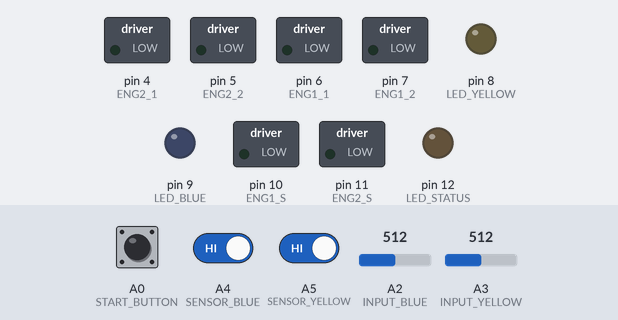
This sketch was run on a simulated Arduino Uno, built with avr-gcc and run on an emulated ATmega328P. On the bench: switched loads named in the sketch (green lamp = pin HIGH), output pins drawn as LEDs (lit = HIGH). Dashed ring = blinking. The inputs (shaded band) are chosen by the test bench; at power-on: A0 (START_BUTTON) HIGH, A2 (INPUT_BLUE) = 512, A3 (INPUT_YELLOW) = 512, A4 (SENSOR_BLUE) HIGH, A5 (SENSOR_YELLOW) HIGH.

Above: at 1.2 s.
1.3 s: A0 (START_BUTTON) pulled LOW for 0.15 s
At 2.5 s:
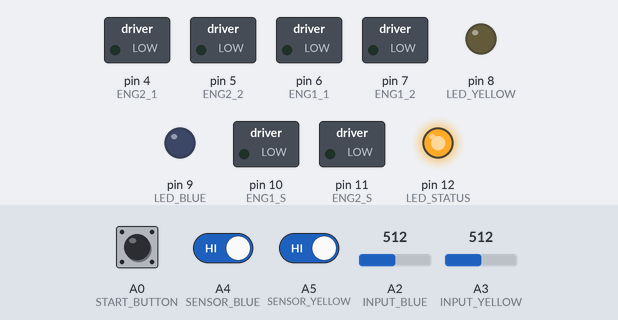
2.9 s: A2 (INPUT_BLUE) set to 533
At 4.1 s:
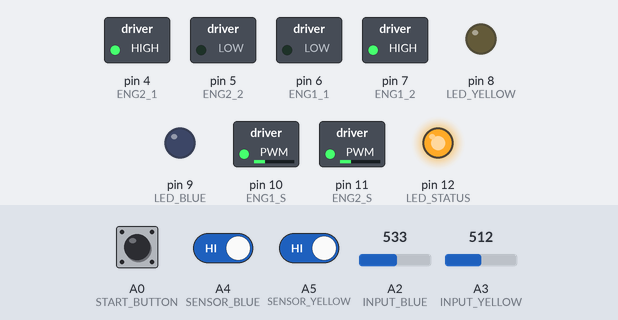
4.4 s: A3 (INPUT_YELLOW) set to 525
At 5.6 s:
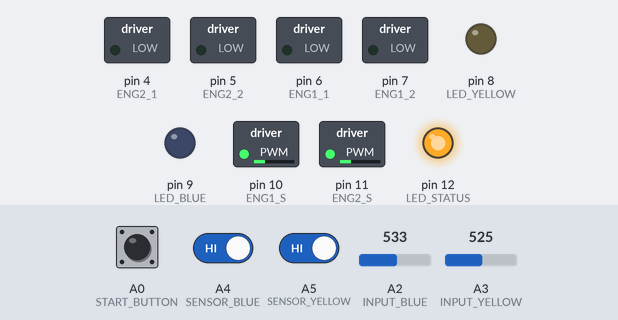
5.9 s: A4 (SENSOR_BLUE) driven LOW
At 7.1 s:
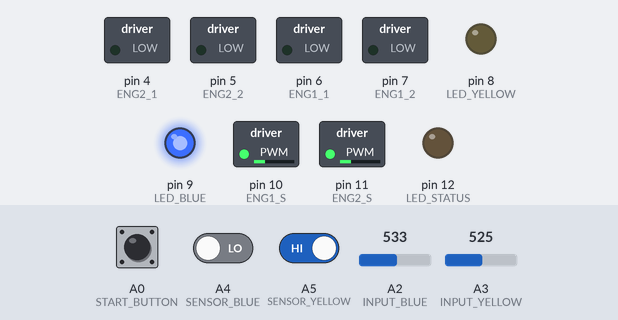
7.4 s: A0 (START_BUTTON) pulled LOW for 3.2 s
At 7.68 s:
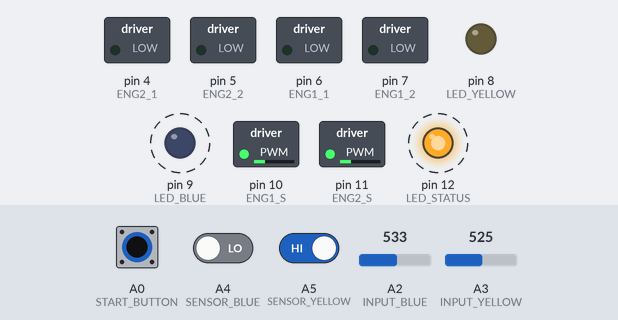
12.1 s: A0 (START_BUTTON) driven LOW and A5 (SENSOR_YELLOW) driven LOW
At 12.33 s:
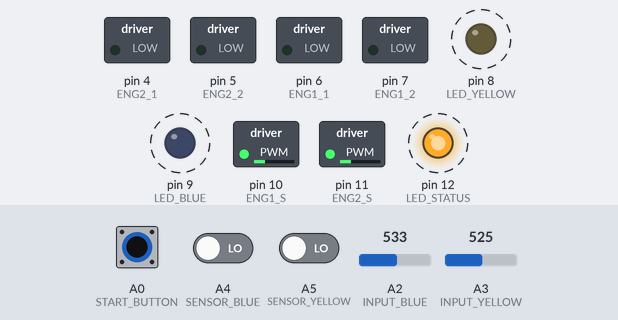
Timing chart, 0 to 16.1 s (numbered marks = the images above; inputs shaded):
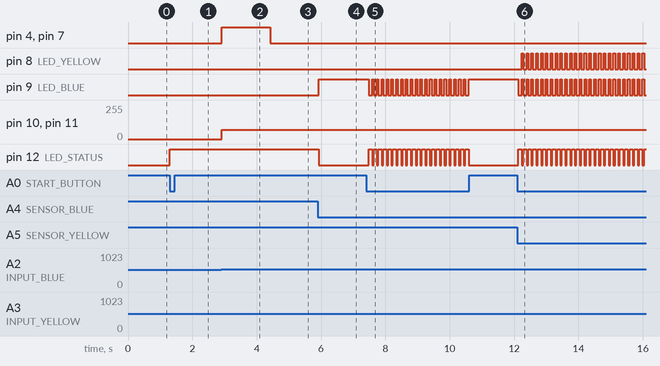

The sketch:

ROBOT_TANK_RACER.ino
```cpp
#define ENG1_1 6
#define ENG1_2 7
#define ENG1_S 10

#define ENG2_1 4
#define ENG2_2 5
#define ENG2_S 11

#define LED_STATUS 12
#define LED_ON 13
#define LED_YELLOW 8
#define LED_BLUE 9

#define START_BUTTON A0

#define SENSOR_YELLOW A5
#define SENSOR_BLUE A4
#define INPUT_YELLOW A3
#define INPUT_BLUE A2

#define MIN_SENSOR_VALUE 100
#define TANK_MIN_SPEED 70
#define TANK_MAX_SPEED 100

int STATUS = 0;


void setup() {
  // put your setup code here, to run once:
  pinMode(ENG1_1, OUTPUT);
  pinMode(ENG1_2, OUTPUT);
  pinMode(ENG2_1, OUTPUT);
  pinMode(ENG2_2, OUTPUT);
  pinMode(ENG1_S, OUTPUT);
  pinMode(ENG2_S, OUTPUT);

  pinMode(LED_STATUS, OUTPUT);
  pinMode(LED_YELLOW, OUTPUT);
  pinMode(LED_BLUE, OUTPUT);

  pinMode(START_BUTTON, INPUT_PULLUP);
  pinMode(SENSOR_YELLOW, INPUT_PULLUP);
  pinMode(SENSOR_BLUE, INPUT_PULLUP);
  pinMode(INPUT_YELLOW, INPUT);
  pinMode(INPUT_BLUE, INPUT);

  digitalWrite(LED_ON, HIGH);
  digitalWrite(LED_STATUS, LOW);
}

void loop() {


  if(STATUS == 0)
  {
    stop();
    if(digitalRead(START_BUTTON) == LOW)
    {
      STATUS = 1;
      digitalWrite(LED_STATUS, HIGH);
      digitalWrite(LED_YELLOW, LOW);
      digitalWrite(LED_BLUE, LOW);
    }
    delay(100);
  }
  else
  {

    if(digitalRead(SENSOR_YELLOW) == LOW)
    {
      stop();
      STATUS = 0;
      digitalWrite(LED_STATUS, LOW);
      digitalWrite(LED_YELLOW, HIGH);
    }
    if(digitalRead(SENSOR_BLUE) == LOW)
    {
      stop();
      STATUS = 0;
      digitalWrite(LED_STATUS, LOW);
      digitalWrite(LED_BLUE, HIGH);
    }


    if(STATUS == 1)
    {
      int input_yellow = readInputYellow();
      int input_blue = readInputBlue();

      if(input_yellow == input_blue)
      {
        stop();
      }
      else
      {
        if(input_yellow > input_blue)
        {
          int dif = input_yellow - input_blue;
          int speed = map(dif, 0, 100, TANK_MIN_SPEED, TANK_MAX_SPEED);
          goRight(speed);
        }
        else
        {
          int dif = input_blue - input_yellow;
          int speed = map(dif, 0, 100, TANK_MIN_SPEED, TANK_MAX_SPEED);
          goLeft(speed);
        }
      }
    }

    delay(50);

  }

}

int readInputYellow()
{
  int sensorValue = analogRead(INPUT_YELLOW);
  if(sensorValue > MIN_SENSOR_VALUE)
  {
    int percent = map(sensorValue, MIN_SENSOR_VALUE, 1023, 0, 100);
    return percent;
  }
  return 0;

}

int readInputBlue()
{
  int sensorValue = analogRead(INPUT_BLUE);
  if(sensorValue > MIN_SENSOR_VALUE)
  {
    int percent = map(sensorValue, MIN_SENSOR_VALUE, 1023, 0, 100);
    return percent;
  }
  return 0;

}

void stop()
{
  digitalWrite(ENG1_1, LOW);
  digitalWrite(ENG1_2, LOW);

  digitalWrite(ENG2_1, LOW);
  digitalWrite(ENG2_2, LOW);
}

void goRight(int speed)
{
  analogWrite(ENG1_S, speed);
  analogWrite(ENG2_S, speed);

  digitalWrite(ENG1_1, HIGH);
  digitalWrite(ENG1_2, LOW);

  digitalWrite(ENG2_1, LOW);
  digitalWrite(ENG2_2, HIGH);
}

void goLeft(int speed)
{
  analogWrite(ENG1_S, speed);
  analogWrite(ENG2_S, speed);

  digitalWrite(ENG1_1, LOW);
  digitalWrite(ENG1_2, HIGH);

  digitalWrite(ENG2_1, HIGH);
  digitalWrite(ENG2_2, LOW);
}
```

Measured:
- the behaviour switches between 515 and 516 on A2 (INPUT_BLUE) (found by bisection; images 1 and 2)
- the behaviour switches between 524 and 525 on A3 (INPUT_YELLOW) (found by bisection; images 2 and 3)
- after the input at 1.3 s, pin 12 (LED_STATUS): LOW → HIGH at once
- after the input at 2.9 s, pin 4 (ENG2_1), pin 7 (ENG1_2): LOW → HIGH at once; pin 10 (ENG1_S), pin 11 (ENG2_S): 0/255 → 70/255 at once
- after the input at 4.4 s, pin 4 (ENG2_1), pin 7 (ENG1_2): HIGH → LOW at once
- after the input at 5.9 s, pin 9 (LED_BLUE): LOW → HIGH at once; pin 12 (LED_STATUS): HIGH → LOW at once
- after the input at 7.4 s, pin 9 (LED_BLUE): alternates HIGH for 0.05 s and LOW for 0.10 s, 42 changes in all, then stays HIGH, starting after 0.09 s; pin 12 (LED_STATUS): alternates HIGH for 0.10 s and LOW for 0.05 s, 42 changes in all, then stays LOW, starting after 0.09 s
- after the input at 12.1 s, pin 8 (LED_YELLOW): alternates HIGH for 0.05 s and LOW for 0.10 s, starting after 0.14 s; pin 9 (LED_BLUE): alternates HIGH for 0.05 s and LOW for 0.10 s, starting at once; pin 12 (LED_STATUS): alternates HIGH for 0.10 s and LOW for 0.05 s, starting at once
